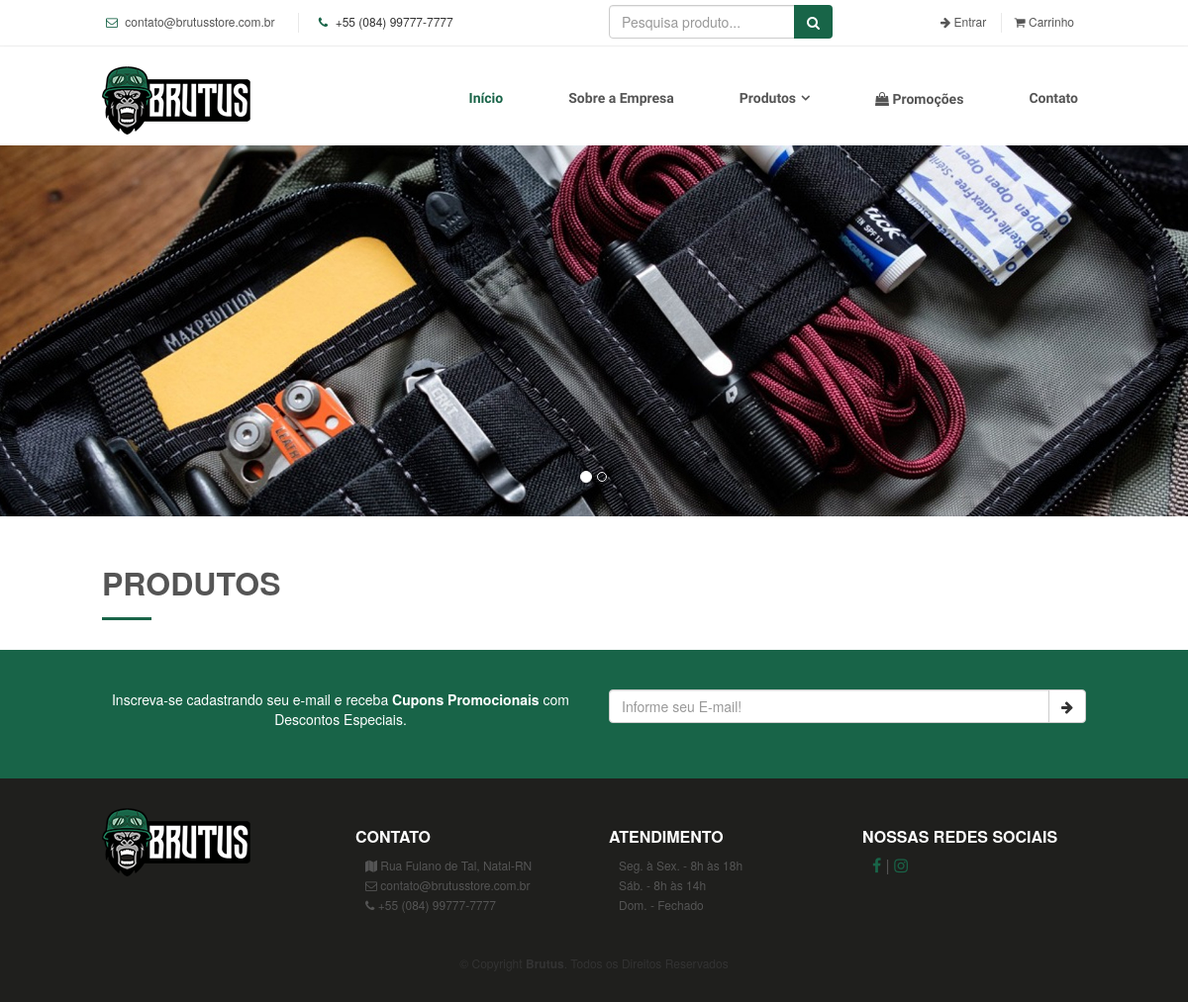
The app's page /, older data.
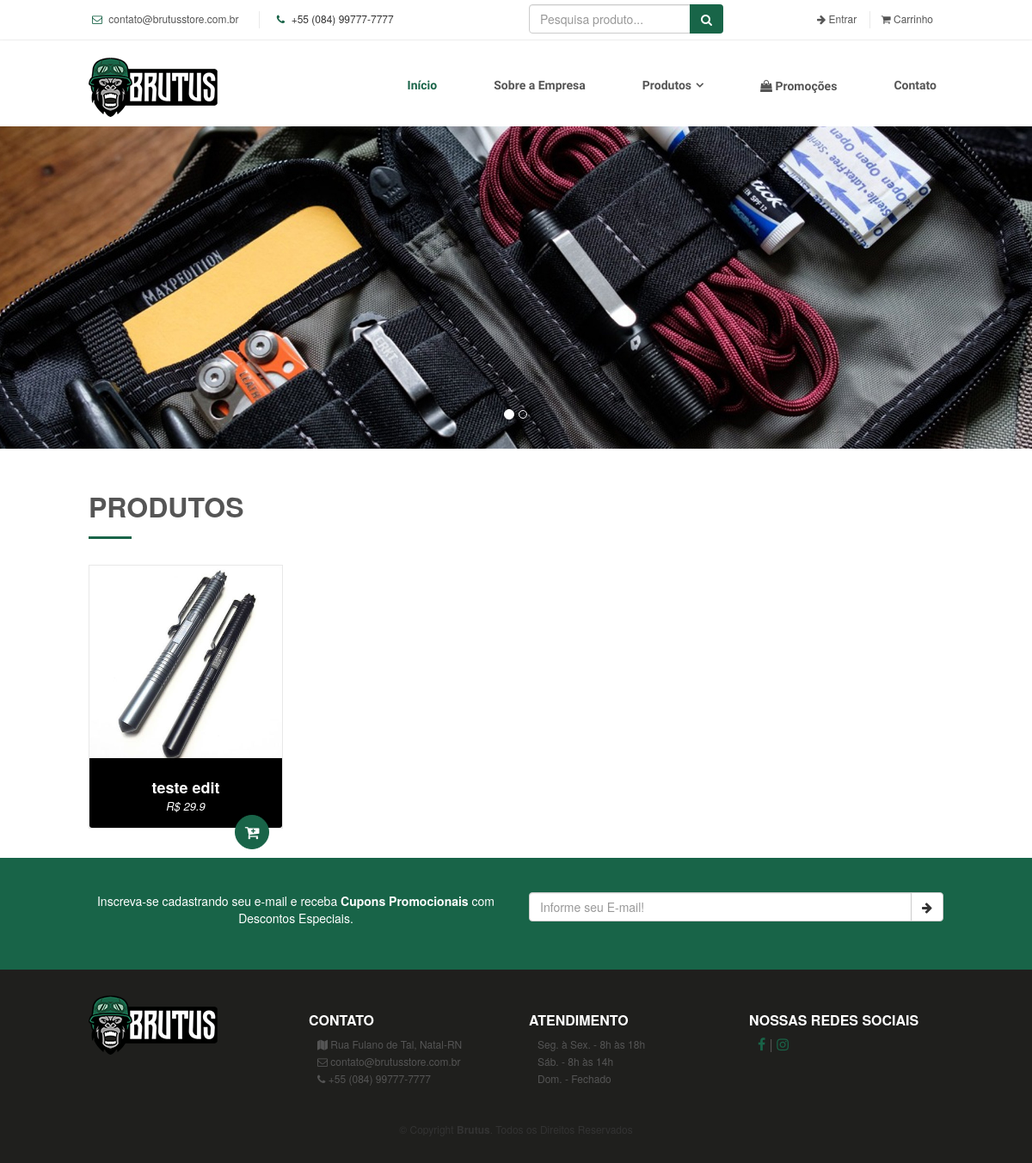
The same page, newer data.
### tables this page shows
CREATE TABLE `produtos` (
  `id` int(11) NOT NULL,
  `nome` varchar(200) NOT NULL,
  `id_categoria` int(11) NOT NULL,
  `id_tamanho` int(11) DEFAULT NULL,
  `id_cor` int(11) DEFAULT NULL,
  `id_feiche` int(11) DEFAULT NULL,
  `peso` float NOT NULL DEFAULT '0',
  `altura` float NOT NULL DEFAULT '0',
  `largura` float NOT NULL DEFAULT '0',
  `comprimento` float NOT NULL DEFAULT '0',
  `quantidade` int(10) NOT NULL DEFAULT '0',
  `slug` varchar(100) NOT NULL,
  `valor` float NOT NULL DEFAULT '0',
  `created` datetime NOT NULL DEFAULT CURRENT_TIMESTAMP,
  `updated` datetime DEFAULT NULL ON UPDATE CURRENT_TIMESTAMP
);

CREATE TABLE `images_produto` (
  `id` int(11) NOT NULL,
  `image` varchar(100) NOT NULL,
  `id_produto` int(11) NOT NULL,
  `created` datetime NOT NULL DEFAULT CURRENT_TIMESTAMP,
  `updated` datetime DEFAULT NULL ON UPDATE CURRENT_TIMESTAMP
);

### panel/controllers/conn/Read.class.php (called while the page is built, shortened)
<?php
class Read extends Conn{
    private $Select;
    private $Result;
    private $Read;
    public function ExeRead($Tabela, $Termos = null, $ParseString = null) {
        $this->Select = "SELECT * FROM {$Tabela} {$Termos}";
        $this->Execute();
    }
    public function getResult() {
        return $this->Result;
    }
    private function Connect() {
        $this->Conn = parent::getConn();
        $this->Read = $this->Conn->prepare($this->Select);
        $this->Read->setFetchMode(PDO::FETCH_ASSOC);
    }
    private function Execute() {
        $this->Connect();
        try {
            $this->Read->execute();
            $this->Result = $this->Read->fetchAll();
        } catch (PDOException $e) {
            $this->Result = null;
            echo 'Message: ' .$e->getMessage();
        }
    }
}

### panel/controllers/conn/Conn.class.php (called while the page is built)
<?php
abstract class Conn {
    private static $Host = HOST;
    private static $User = USER;
    private static $Pass = PASS;
    private static $Bd = BD;
    private static $Connect = null;
    private static function Conectar() {
        try {
            if (self::$Connect == null):
                self::$Connect = new PDO('mysql:host=' . self::$Host . ';dbname=' . self::$Bd, self::$User, self::$Pass);
            endif;
        } catch (PDOException $e) {
            echo 'Message: ' . $e->getMessage();
            die;
        }
        self::$Connect->setAttribute(PDO::ATTR_ERRMODE, PDO::ERRMODE_EXCEPTION);
        return self::$Connect;
    }
    protected static function getConn() {
        return self::Conectar();
    }
}

### panel/controllers/class/Url.class.php (called while the page is built, shortened)
<?php
class Url
{
    private static $baseUrl = null;
    public static function getBase()
    {
        if( self::$baseUrl != null )
            return self::$baseUrl;
        $startUrl = strlen( $_SERVER["DOCUMENT_ROOT"] );
        $excludeUrl = substr( $_SERVER["SCRIPT_FILENAME"], $startUrl, -9 );
        if( $excludeUrl[0] == "/" )
            self::$baseUrl = $excludeUrl;
        else
            self::$baseUrl = "/" . $excludeUrl;
        return self::$baseUrl;
    }
}
?>

### panel/controllers/conn/Validation.class.php (called while the page is built, shortened)
<?php
class Validation extends Conn {
    public static function getImagesProdutos($id_produto){
        $nameFile = '';
        $read = new read();
        $read->ExeRead('images_produto','where id_produto = '.$id_produto.' limit 1');
        foreach($read->getresult() as $images):
            extract($images);
            $nameFile = $image;
        endforeach;
        return $nameFile;
    }
}

### view/home.php (the view, shortened to what this page needs)
  <div id="myCarousel" class="carousel slide" data-ride="carousel">
  <ol class="carousel-indicators">
    <li data-target="#myCarousel" data-slide-to="0" class="active"></li>
    <li data-target="#myCarousel" data-slide-to="1"></li>
  </ol>
  <div class="carousel-inner">
    <div class="item active">
      <img src="img/intro-carousel/1.jpg" alt="Los Angeles" style="width:100%;">
    </div>
  </div>
</div>
<section id="team" class="wow fadeInUp">
    <div class="container">
      <div class="section-header">
        <h2>Produtos</h2>
      </div>
      <div class="row">
      <?php
      $read = new Read();
      $read->ExeRead('produtos','ORDER BY id DESC LIMIT 8');
      foreach($read->getResult() as $produtos):
        extract($produtos);
      ?>
        <div class="col-lg-3 col-md-6">
          <div class="member">
            <div class="pic">
              <img class="image" src="<?php echo Url::getBase().'panel/uploud/produto/'.$id.'/'.Validation::getImagesProdutos($id) ?>" alt="">
            </div>
            <div class="details">
              <h4><?php echo $nome ?></h4>
              <span>R$ <?php echo $valor ?></span>
              <div class="carrinho">
                <a href="<?php echo $id ?>" class="plus"><i class="fa fa-cart-plus"></i></a>
              </div>
            </div>
          </div>
        </div>
      <?php endforeach ?>
      </div>
    </div>
  </section>

Row changes from the older to the newer data that the page shows:
added produtos: id.image (picture), nome "teste edit", valor "29.9"
